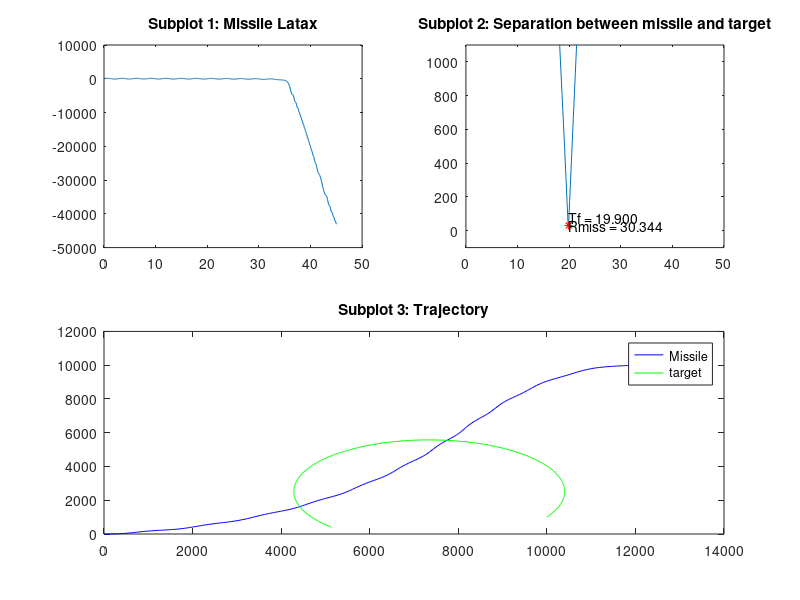

Source code (MATLAB):
%% Initialises target varibales
dr = [8 12]*1000;
alt = [0.5 0.8]*1000;
tar_pos = [10,1]*1000;
a_t = 3*9.81; %2nd part 3*9.81;
alpha_t = pi/3;%(alt(1,1)- alt(1,2))/(dr(1,1) - dr(1,2)); %60
V_t = 300;  %meter/sec
theta_t_prev = atan2(tar_pos(1,2),tar_pos(1,1));
theta_t_dot_prev = 0;

%% pursuer variables
pur_pos = [0,0];
Rp_prev = sqrt(pur_pos(1,1)^2+pur_pos(1,2)^2);
alpha_p = 0;%tar_pos(1,2)/tar_pos(1,1);
theta_p=0;
V_p = V_t/0.6;
K = 5; %1,5,10

dt = .1;
t_end =45;
traj_t=[tar_pos];
traj_p=[pur_pos];
R_rel = [];
latax = [];

%% Calculation
for time=0:dt:t_end%collision == false
    theta_t = atan2(tar_pos(1,2),tar_pos(1,1));
    theta_t_dot = (theta_t - theta_t_prev)/dt;
    theta_t_ddot = (theta_t_dot - theta_t_dot_prev)/dt;
    alpha_t = (a_t/V_t)*dt +alpha_t;
    tar_pos = [V_t*dt*cos(alpha_t), V_t*dt*sin(alpha_t)] + tar_pos;
    theta_t_prev = theta_t;
    theta_t_dot_prev = theta_t_dot;
    
    Rp = sqrt(pur_pos(1,1)^2+pur_pos(1,2)^2);
    Rp_dot = (Rp-Rp_prev)/dt;
    a_p = K*Rp*(theta_t-theta_p)+Rp*theta_t_ddot+ 2*Rp_dot*theta_t_dot;
    alpha_p = a_p/V_p*dt + alpha_p;
    pur_pos = [V_p*dt*cos(alpha_p), V_p*dt*sin(alpha_p)] + pur_pos;
    Rp_prev = Rp;
    theta_p = atan2(pur_pos(1,2),pur_pos(1,1));

    latax = [latax a_p];
    traj_t = [traj_t; tar_pos];
    traj_p = [traj_p; pur_pos];
    R_rel = [R_rel sqrt((tar_pos(1,1)-pur_pos(1,1))^2+(tar_pos(1,2)-pur_pos(1,2))^2)];
    
    %time = time + dt;
    if tar_pos == pur_pos
            disp('Hit');
    end
end

[Rmiss, index] = min(R_rel);
Tf = index*dt;

subplot(2,2,1);
plot(0:dt:t_end,latax);
title('Subplot 1: Missile Latax')

subplot(2,2,2);
plot(0:dt:t_end,R_rel,index*dt,Rmiss,'r*');
text(index*dt, Rmiss, sprintf('Rmiss = %6.3f', Rmiss));
text(index*dt, Rmiss+50, sprintf('Tf = %6.3f', Tf));
ylim([-100 1100])
title('Subplot 2: Separation between missile and target')

subplot(2,2,[3,4]);
plot(traj_p(:,1),traj_p(:,2),'b',traj_t(:,1),traj_t(:,2),'g');
legend('Missile', 'target');
%legend('Rmiss');
title('Subplot 3: Trajectory')
